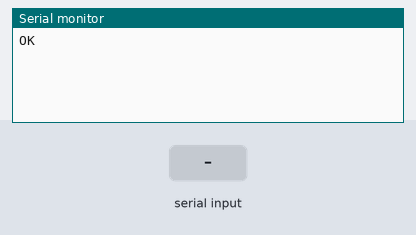
Simulated run of this sketch. Board: Arduino Uno, built with avr-gcc and run on an emulated ATmega328P. Shown: the last lines printed to the serial monitor. Inputs (shaded band) come from the test bench. The modem accepts every AT command (registered, SIM ready, sends succeed) and sends nothing else.

Above: at 1.2 s.
1.3 s: "1" received over the second serial link
At 2.5 s:
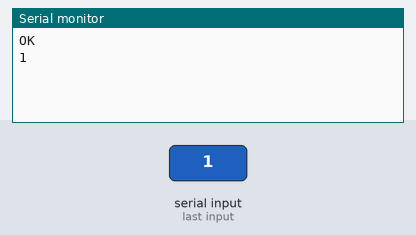
2.8 s: "0" received over the second serial link
At 3.8 s:
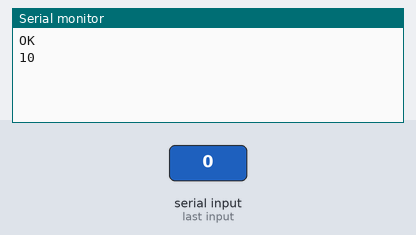

The sketch:

P01_SoftwareSerial.ino
```cpp
/*
Software Serial Examples.
No change necessary.
 */
#include <SoftwareSerial.h>

SoftwareSerial esp8266(11, 12);

void setup()
{
  // Open serial communications and wait for port to open:
  Serial.begin(19200);
  // set the data rate for the SoftwareSerial port
  esp8266.begin(19200);

  //send first AT Command to see if ESP8266-Module responds
  esp8266.println("AT");
}

void loop() // run over and over
{
  if (esp8266.available())
    Serial.write(esp8266.read());
  if (Serial.available())
    esp8266.write(Serial.read());
}
```

Measured:
- after the input at 1.3 s, the serial monitor: prints a new line at once (image 1)
- after the input at 2.8 s, the serial monitor: prints a new line at once (image 2)
